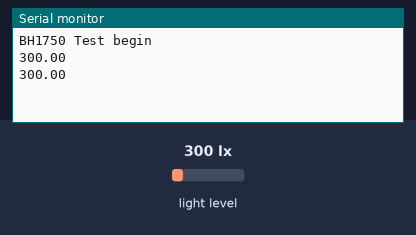
This sketch was run on a simulated Arduino Uno, built with avr-gcc and run on an emulated ATmega328P. Parts: the last lines printed to the serial monitor. The test bench sets the inputs (shaded band); at power-on: light level 300 lx.

Above: at 1.8 s.
1.9 s: light level set to 40 lx
At 2.8 s:
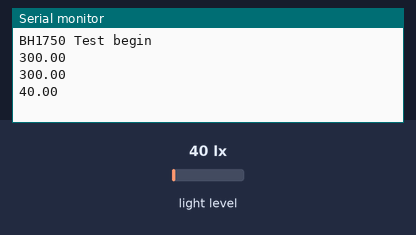
3.4 s: light level set to 500 lx
At 4.6 s:
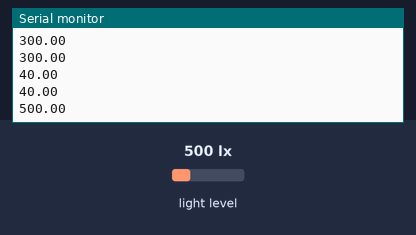
Timing chart, 0 to 6.4 s (numbered marks = the images above; inputs shaded):
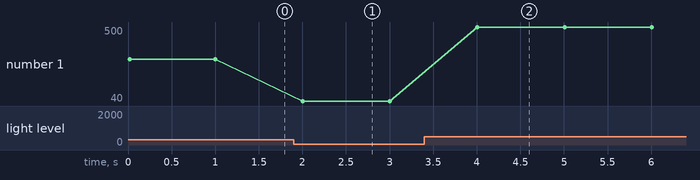

Measured:
- after the input at 1.9 s, the serial monitor: prints a new line after 0.10 s (image 1)
- after the input at 3.4 s, the serial monitor: prints a new line after 0.61 s (image 2)
- plotted number 1: 300 → 40 after the input at 1.9 s, 40 → 500 after the input at 3.4 s

The sketch:

BH1750Intro.ino
```cpp
/*
Recolectar datos con ATMEGA

incluyendo:
BH1750


*/
#include <Wire.h>
#include <BH1750.h>

BH1750 lightMeter;

void setup() {
  Serial.begin(9600);

  // Initialize the I2C bus (BH1750 library doesn't do this automatically)
  Wire.begin();
  // On esp8266 you can select SCL and SDA pins using Wire.begin(D4, D3);
  // For Wemos / Lolin D1 Mini Pro and the Ambient Light shield use
  // Wire.begin(D2, D1);

  lightMeter.begin();

  Serial.println(F("BH1750 Test begin"));
}

void loop() {
  float lux = lightMeter.readLightLevel();
  //Serial.print("Light: ");
  Serial.print(lux);
  Serial.println();
  //Serial.println(" lx");
  delay(1000);
}
```
